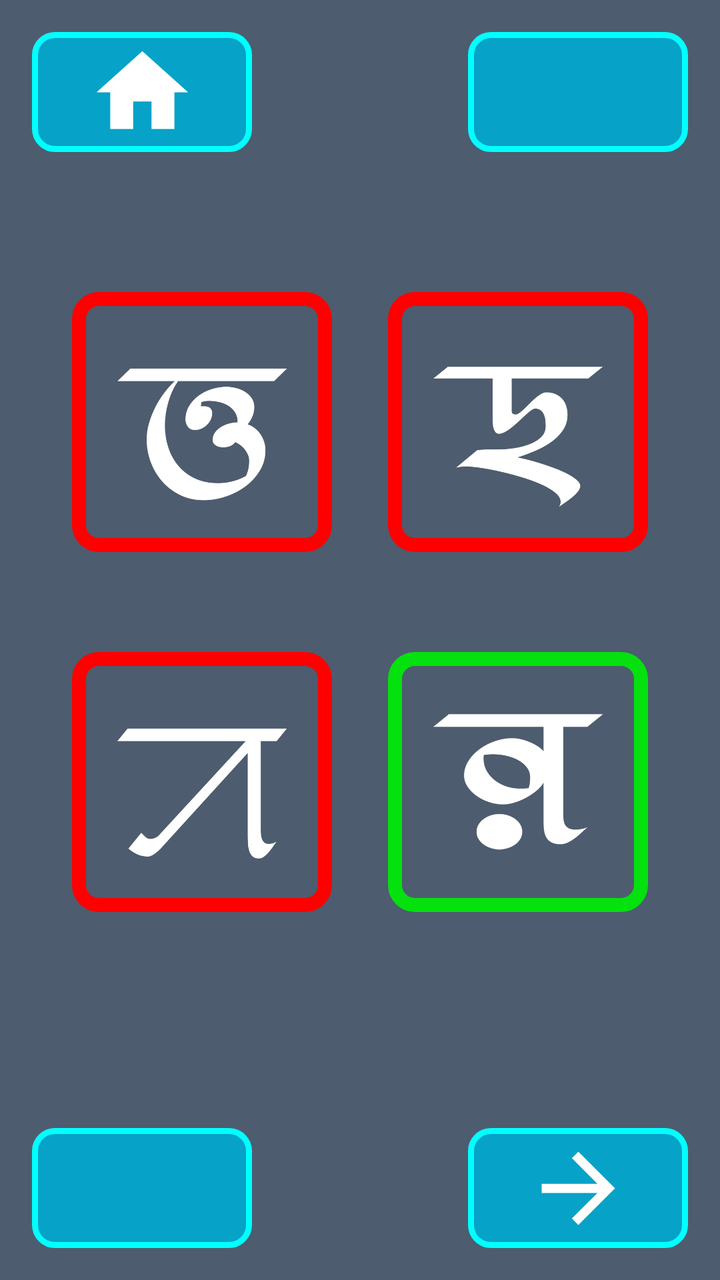
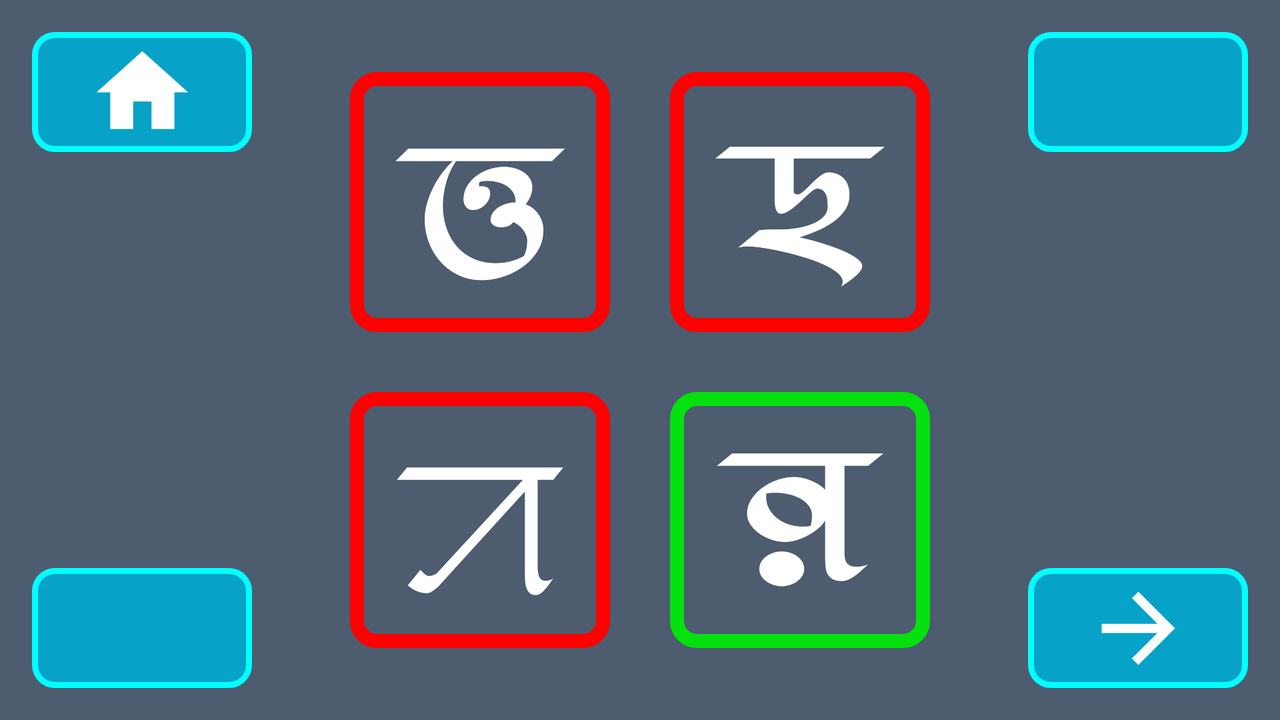

One screen, two layout resources from the same app: the default and the author's alternative for another configuration. Each is rendered where Android would select it; the XML of both is given below.
<!-- AndroidManifest.xml: application theme AppTheme -->
<!-- res/layout/activity_l1_q6_w.xml -->
<?xml version="1.0" encoding="utf-8"?>
<RelativeLayout xmlns:android="http://schemas.android.com/apk/res/android"
    xmlns:tools="http://schemas.android.com/tools"
    android:layout_width="match_parent"
    android:layout_height="match_parent"
    tools:context=".L1Q2"
    android:padding="16dp"
    android:background="@color/colorPrimaryDark">

    <ImageButton
        android:id="@+id/home"
        android:background="@drawable/button_background"
        android:layout_width="110dp"
        android:layout_height="60dp"
        android:layout_alignParentLeft="true"
        android:layout_alignParentStart="true"
        android:layout_alignParentTop="true"
        android:contentDescription="@string/todo"
        android:src="@drawable/ic_home"/>

    <ImageButton
        android:id="@+id/repeat"
        android:layout_alignParentTop="true"
        android:background="@drawable/button_background"
        android:layout_width="110dp"
        android:layout_height="60dp"
        android:layout_alignParentRight="true"
        android:layout_alignParentEnd="true"
        android:contentDescription="@string/todo"
        android:src="@drawable/ic_retry"/>

    <RelativeLayout
        android:padding="20dp"
        android:layout_marginTop="50dp"
        android:layout_below="@+id/repeat"
        android:layout_width="match_parent"
        android:layout_height="350dp">


        <ImageView
            android:id="@+id/q1"
            android:padding="10dp"
            android:layout_alignParentLeft="true"
            android:background="@drawable/wrong_image_background"
            android:layout_width="130dp"
            android:layout_height="130dp"
            android:src="@drawable/l1c"
            android:layout_alignParentStart="true"
            android:contentDescription="@string/todo" />

        <ImageView
            android:id="@+id/q2"
            android:padding="10dp"
            android:layout_alignParentRight="true"
            android:background="@drawable/wrong_image_background"
            android:layout_width="130dp"
            android:layout_height="130dp"
            android:src="@drawable/l1b"
            android:layout_alignParentEnd="true"
            android:contentDescription="@string/todo" />

        <ImageView
            android:layout_marginTop="50dp"
            android:layout_below="@+id/q1"
            android:id="@+id/q3"
            android:padding="10dp"
            android:layout_alignParentLeft="true"
            android:background="@drawable/wrong_image_background"
            android:layout_width="130dp"
            android:layout_height="130dp"
            android:src="@drawable/l1a"
            android:layout_alignParentStart="true"
            android:contentDescription="@string/todo" />

        <ImageView
            android:layout_marginTop="50dp"
            android:layout_below="@+id/q2"
            android:id="@+id/q4"
            android:padding="10dp"
            android:layout_alignParentRight="true"
            android:background="@drawable/right_image_background"
            android:layout_width="130dp"
            android:layout_height="130dp"
            android:src="@drawable/l1d"
            android:layout_alignParentEnd="true"
            android:contentDescription="@string/todo" />


    </RelativeLayout>


    <ImageButton
        android:id="@+id/back"
        android:background="@drawable/button_background"
        android:layout_width="110dp"
        android:layout_height="60dp"
        android:layout_alignParentLeft="true"
        android:layout_alignParentStart="true"
        android:layout_alignParentBottom="true"
        android:contentDescription="@string/todo"
        android:src="@drawable/ic_arrow_back"/>

    <ImageButton
        android:id="@+id/forward"
        android:background="@drawable/button_background"
        android:layout_width="110dp"
        android:layout_height="60dp"
        android:layout_alignParentRight="true"
        android:layout_alignParentEnd="true"
        android:layout_alignParentBottom="true"
        android:contentDescription="@string/todo"
        android:src="@drawable/ic_arrow_forward"/>

</RelativeLayout>
<!-- resources referenced by this layout -->
<resources>
  <color name="colorPrimaryDark">#4D5C6E</color>
  <!-- drawable button_background (drawable) -->
  <?xml version="1.0" encoding="utf-8"?>
  <shape xmlns:android="http://schemas.android.com/apk/res/android"
      android:shape="rectangle">
      <solid android:color="#07A2C7"/>
      <corners android:radius="10dp"/>
      <stroke android:color="#00FFFF"
          android:width="3dp"/>
  </shape>
  <!-- drawable ic_arrow_forward (drawable) -->
  <vector android:height="55dp" android:tint="#FFFFFF"
      android:viewportHeight="24.0"
      android:viewportWidth="24.0"
      android:width="55dp"
      xmlns:android="http://schemas.android.com/apk/res/android">
  
      <path android:fillColor="#FF000000"
            android:pathData="M12,4l-1.41,1.41L16.17,11H4v2h12.17l-5.58,5.59L12,20l8,-8z"/>
  </vector>
  <!-- drawable ic_home (drawable) -->
  <vector android:height="55dp" android:tint="#FFFFFF"
      android:viewportHeight="24.0"
      android:viewportWidth="24.0"
      android:width="55dp"
      xmlns:android="http://schemas.android.com/apk/res/android">
  
      <path android:fillColor="#FF000000"
            android:pathData="M10,20v-6h4v6h5v-8h3L12,3 2,12h3v8z"/>
  </vector>
  <!-- drawable l1a: png bitmap (drawable, 8845 bytes) -->
  <!-- drawable l1b: png bitmap (drawable, 10586 bytes) -->
  <!-- drawable l1c: png bitmap (drawable, 13486 bytes) -->
  <!-- drawable l1d: png bitmap (drawable, 10815 bytes) -->
  <!-- drawable right_image_background (drawable) -->
  <?xml version="1.0" encoding="utf-8"?>
  <shape xmlns:android="http://schemas.android.com/apk/res/android"
      android:shape="rectangle">
      <solid android:color="@color/colorPrimaryDark"/>
      <corners android:radius="10dp"/>
      <stroke android:color="#04E10E"
          android:width="7dp"/>
  </shape>
  <!-- drawable wrong_image_background (drawable) -->
  <?xml version="1.0" encoding="utf-8"?>
  <shape xmlns:android="http://schemas.android.com/apk/res/android"
      android:shape="rectangle">
      <solid android:color="@color/colorPrimaryDark"/>
      <corners android:radius="10dp"/>
      <stroke android:color="#FF0000"
          android:width="7dp"/>
  </shape>
  <string name="todo">TODO</string>
  <style name="AppTheme" parent="Theme.AppCompat.Light.NoActionBar">
          
          <item name="colorPrimary">@color/colorPrimary</item>
          <item name="colorPrimaryDark">@color/colorPrimaryDark</item>
          <item name="colorAccent">@color/colorAccent</item>
      </style>
  <color name="colorPrimary">#4D5C6E</color>
  <color name="colorAccent">#03DAC5</color>
</resources>
<!-- res/layout-land/activity_l1_q6_w.xml (the author's variant of the layout above) -->
<!-- drawn on the phone turned sideways -->
<?xml version="1.0" encoding="utf-8"?>
<RelativeLayout xmlns:android="http://schemas.android.com/apk/res/android"
    xmlns:tools="http://schemas.android.com/tools"
    android:layout_width="match_parent"
    android:layout_height="match_parent"
    tools:context=".L1Q2"
    android:padding="16dp"
    android:background="@color/colorPrimaryDark">

    <ImageButton
        android:id="@+id/home"
        android:background="@drawable/button_background"
        android:layout_width="110dp"
        android:layout_height="60dp"
        android:layout_alignParentLeft="true"
        android:layout_alignParentStart="true"
        android:layout_alignParentTop="true"
        android:contentDescription="@string/todo"
        android:src="@drawable/ic_home"/>

    <ImageButton
        android:id="@+id/repeat"
        android:layout_alignParentTop="true"
        android:background="@drawable/button_background"
        android:layout_width="110dp"
        android:layout_height="60dp"
        android:layout_alignParentRight="true"
        android:layout_alignParentEnd="true"
        android:contentDescription="@string/todo"
        android:src="@drawable/ic_retry"/>

    <RelativeLayout

        android:layout_centerInParent="true"
        android:layout_width="800dp"
        android:layout_height="350dp"
        android:padding="20dp">

        <ImageView
            android:id="@+id/q1"
            android:layout_toLeftOf="@+id/tr"
            android:layout_width="130dp"
            android:layout_height="130dp"
            android:background="@drawable/wrong_image_background"
            android:contentDescription="@string/todo"
            android:padding="10dp"
            android:src="@drawable/l1c"
            android:layout_toStartOf="@+id/tr" />

        <TextView
            android:id="@+id/tr"
            android:layout_centerHorizontal="true"
            android:layout_width="30dp"
            android:layout_height="20dp"/>

        <ImageView
            android:layout_toRightOf="@+id/tr"
            android:id="@+id/q2"
            android:layout_width="130dp"
            android:layout_height="130dp"
            android:background="@drawable/wrong_image_background"
            android:contentDescription="@string/todo"
            android:padding="10dp"
            android:src="@drawable/l1b"
            android:layout_toEndOf="@+id/tr" />

        <ImageView
            android:layout_marginTop="30dp"
            android:layout_below="@+id/q1"
            android:layout_toLeftOf="@+id/tr"
            android:id="@+id/q3"
            android:padding="10dp"
            android:background="@drawable/wrong_image_background"
            android:layout_width="130dp"
            android:layout_height="130dp"
            android:src="@drawable/l1a"
            android:contentDescription="@string/todo"
            android:layout_toStartOf="@+id/tr" />

        <ImageView
            android:layout_marginTop="30dp"
            android:layout_below="@+id/q1"
            android:layout_toRightOf="@+id/tr"
            android:id="@+id/q4"
            android:padding="10dp"
            android:background="@drawable/right_image_background"
            android:layout_width="130dp"
            android:layout_height="130dp"
            android:src="@drawable/l1d"
            android:contentDescription="@string/todo"
            android:layout_toEndOf="@+id/tr" />



    </RelativeLayout>


    <ImageButton
        android:id="@+id/back"
        android:background="@drawable/button_background"
        android:layout_width="110dp"
        android:layout_height="60dp"
        android:layout_alignParentLeft="true"
        android:layout_alignParentStart="true"
        android:layout_alignParentBottom="true"
        android:contentDescription="@string/todo"
        android:src="@drawable/ic_arrow_back"/>

    <ImageButton
        android:id="@+id/forward"
        android:background="@drawable/button_background"
        android:layout_width="110dp"
        android:layout_height="60dp"
        android:layout_alignParentRight="true"
        android:layout_alignParentEnd="true"
        android:layout_alignParentBottom="true"
        android:contentDescription="@string/todo"
        android:src="@drawable/ic_arrow_forward"/>

</RelativeLayout>
